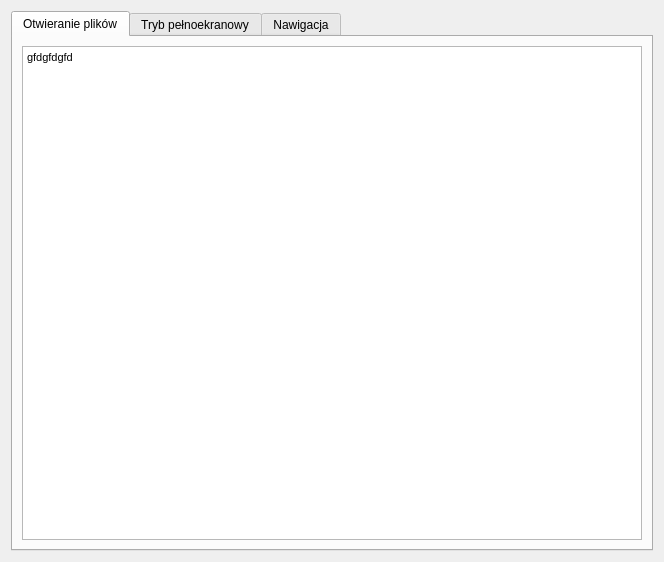
<?xml version="1.0" encoding="UTF-8"?>
<ui version="4.0">
 <class>Dialog</class>
 <widget class="QDialog" name="Dialog">
  <property name="geometry">
   <rect>
    <x>0</x>
    <y>0</y>
    <width>664</width>
    <height>562</height>
   </rect>
  </property>
  <property name="windowTitle">
   <string>Pomoc</string>
  </property>
  <layout class="QVBoxLayout" name="verticalLayout">
   <item>
    <widget class="QTabWidget" name="tabWidget">
     <property name="currentIndex">
      <number>0</number>
     </property>
     <widget class="QWidget" name="tab">
      <attribute name="title">
       <string notr="true">Otwieranie plików</string>
      </attribute>
      <layout class="QHBoxLayout" name="horizontalLayout">
       <item>
        <widget class="QTextEdit" name="textEdit">
         <property name="html">
          <string>&lt;!DOCTYPE HTML PUBLIC &quot;-//W3C//DTD HTML 4.0//EN&quot; &quot;http://www.w3.org/TR/REC-html40/strict.dtd&quot;&gt;
&lt;html&gt;&lt;head&gt;&lt;meta name=&quot;qrichtext&quot; content=&quot;1&quot; /&gt;&lt;style type=&quot;text/css&quot;&gt;
p, li { white-space: pre-wrap; }
&lt;/style&gt;&lt;/head&gt;&lt;body style=&quot; font-family:'MS Shell Dlg 2'; font-size:8.25pt; font-weight:400; font-style:normal;&quot;&gt;
&lt;p style=&quot; margin-top:0px; margin-bottom:0px; margin-left:0px; margin-right:0px; -qt-block-indent:0; text-indent:0px;&quot;&gt;&lt;span style=&quot; font-size:8pt;&quot;&gt;gfdgfdgfd&lt;/span&gt;&lt;/p&gt;&lt;/body&gt;&lt;/html&gt;</string>
         </property>
        </widget>
       </item>
      </layout>
     </widget>
     <widget class="QWidget" name="tab_2">
      <attribute name="title">
       <string notr="true">Tryb pełnoekranowy</string>
      </attribute>
      <layout class="QHBoxLayout" name="horizontalLayout_2">
       <item>
        <widget class="QTextEdit" name="textEdit_2">
         <property name="html">
          <string>&lt;!DOCTYPE HTML PUBLIC &quot;-//W3C//DTD HTML 4.0//EN&quot; &quot;http://www.w3.org/TR/REC-html40/strict.dtd&quot;&gt;
&lt;html&gt;&lt;head&gt;&lt;meta name=&quot;qrichtext&quot; content=&quot;1&quot; /&gt;&lt;style type=&quot;text/css&quot;&gt;
p, li { white-space: pre-wrap; }
&lt;/style&gt;&lt;/head&gt;&lt;body style=&quot; font-family:'MS Shell Dlg 2'; font-size:8.25pt; font-weight:400; font-style:normal;&quot;&gt;
&lt;p style=&quot; margin-top:0px; margin-bottom:0px; margin-left:0px; margin-right:0px; -qt-block-indent:0; text-indent:0px;&quot;&gt;&lt;span style=&quot; font-size:8pt;&quot;&gt;gfdgfdgfd&lt;/span&gt;&lt;/p&gt;&lt;/body&gt;&lt;/html&gt;</string>
         </property>
        </widget>
       </item>
      </layout>
     </widget>
     <widget class="QWidget" name="tab_3">
      <attribute name="title">
       <string notr="true">Nawigacja</string>
      </attribute>
      <layout class="QHBoxLayout" name="horizontalLayout_3">
       <item>
        <widget class="QTextEdit" name="textEdit_3">
         <property name="html">
          <string>&lt;!DOCTYPE HTML PUBLIC &quot;-//W3C//DTD HTML 4.0//EN&quot; &quot;http://www.w3.org/TR/REC-html40/strict.dtd&quot;&gt;
&lt;html&gt;&lt;head&gt;&lt;meta name=&quot;qrichtext&quot; content=&quot;1&quot; /&gt;&lt;style type=&quot;text/css&quot;&gt;
p, li { white-space: pre-wrap; }
&lt;/style&gt;&lt;/head&gt;&lt;body style=&quot; font-family:'MS Shell Dlg 2'; font-size:8.25pt; font-weight:400; font-style:normal;&quot;&gt;
&lt;p style=&quot; margin-top:0px; margin-bottom:0px; margin-left:0px; margin-right:0px; -qt-block-indent:0; text-indent:0px;&quot;&gt;&lt;span style=&quot; font-size:8pt;&quot;&gt;gfdgfdgfd&lt;/span&gt;&lt;/p&gt;&lt;/body&gt;&lt;/html&gt;</string>
         </property>
        </widget>
       </item>
      </layout>
     </widget>
    </widget>
   </item>
  </layout>
 </widget>
 <resources/>
 <connections/>
</ui>
